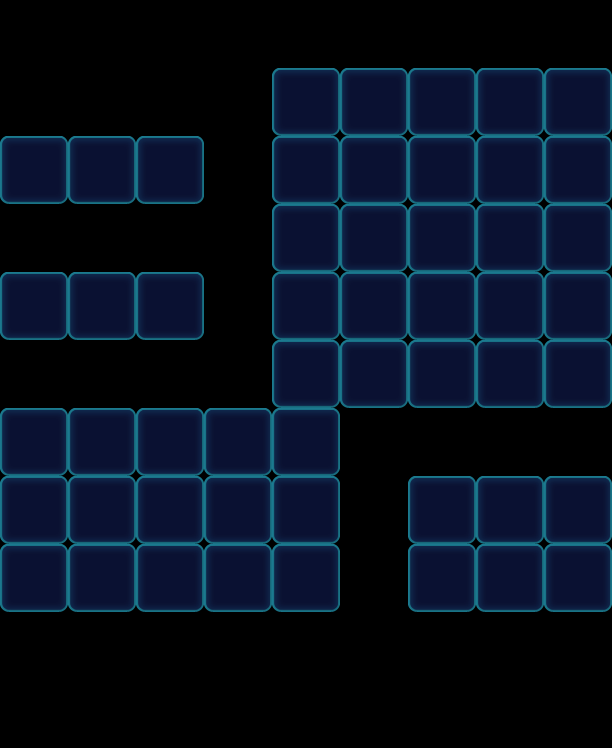

Tiled map render using the project's own tile images. Description and the map definition, with tile-layer contents summarised, below:
An orthogonal 9x11 tile map with 68x68 px tiles, 1 tile layer (Valid), 2 tilesets and 109 objects (52x Floor, 18x Factory_Normal, 15x Stone, 12x Monster, 12x Lock).

<map version="1.0" orientation="orthogonal" width="9" height="11" tilewidth="68" tileheight="68">
 <tileset firstgid="1" name="game_grid1" tilewidth="68" tileheight="68">
  <image source="game_grid1.png" width="68" height="68" />
 </tileset>
 <tileset firstgid="2" name="map" tilewidth="68" tileheight="68">
  <image source="map.png" width="1024" height="1024" />
 </tileset>
 <layer name="Valid" width="9" height="11">
  <data>[99 cells, 52 non-empty, 1 distinct tile ids]</data>
 </layer>
 <objectgroup name="BottomObj" width="9" height="11">
  <object type="Floor" gid="33" x="476" y="272">
   <properties>
    <property name="Layers" value="2" />
   </properties>
  </object>
  <object type="Floor" gid="33" x="272" y="340">
   <properties>
    <property name="Layers" value="2" />
   </properties>
  </object>
  <object type="Floor" gid="33" x="340" y="340">
   <properties>
    <property name="Layers" value="2" />
   </properties>
  </object>
  <object type="Floor" gid="33" x="340" y="272">
   <properties>
    <property name="Layers" value="2" />
   </properties>
  </object>
  <object type="Floor" gid="33" x="408" y="340">
   <properties>
    <property name="Layers" value="2" />
   </properties>
  </object>
  <object type="Floor" gid="33" x="272" y="272">
   <properties>
    <property name="Layers" value="2" />
   </properties>
  </object>
  <object type="Floor" gid="33" x="476" y="340">
   <properties>
    <property name="Layers" value="2" />
   </properties>
  </object>
  <object type="Floor" gid="33" x="544" y="340">
   <properties>
    <property name="Layers" value="2" />
   </properties>
  </object>
  <object type="Floor" gid="33" x="544" y="272">
   <properties>
    <property name="Layers" value="2" />
   </properties>
  </object>
  <object type="Floor" gid="33" x="340" y="408">
   <properties>
    <property name="Layers" value="2" />
   </properties>
  </object>
  <object type="Floor" gid="33" x="272" y="408">
   <properties>
    <property name="Layers" value="2" />
   </properties>
  </object>
  <object type="Floor" gid="33" x="408" y="272">
   <properties>
    <property name="Layers" value="2" />
   </properties>
  </object>
  <object type="Floor" gid="33" x="0" y="544">
   <properties>
    <property name="Layers" value="2" />
   </properties>
  </object>
  <object type="Floor" gid="33" x="0" y="612">
   <properties>
    <property name="Layers" value="2" />
   </properties>
  </object>
  <object type="Floor" gid="33" x="408" y="408">
   <properties>
    <property name="Layers" value="2" />
   </properties>
  </object>
  <object type="Floor" gid="33" x="68" y="612">
   <properties>
    <property name="Layers" value="2" />
   </properties>
  </object>
  <object type="Floor" gid="33" x="0" y="476">
   <properties>
    <property name="Layers" value="2" />
   </properties>
  </object>
  <object type="Floor" gid="33" x="544" y="408">
   <properties>
    <property name="Layers" value="2" />
   </properties>
  </object>
  <object type="Floor" gid="33" x="68" y="544">
   <properties>
    <property name="Layers" value="2" />
   </properties>
  </object>
  <object type="Floor" gid="33" x="68" y="476">
   <properties>
    <property name="Layers" value="2" />
   </properties>
  </object>
  <object type="Floor" gid="33" x="272" y="544">
   <properties>
    <property name="Layers" value="2" />
   </properties>
  </object>
  <object type="Floor" gid="33" x="476" y="408">
   <properties>
    <property name="Layers" value="2" />
   </properties>
  </object>
  <object type="Floor" gid="33" x="272" y="612">
   <properties>
    <property name="Layers" value="2" />
   </properties>
  </object>
  <object type="Floor" gid="33" x="272" y="476">
   <properties>
    <property name="Layers" value="2" />
   </properties>
  </object>
  <object type="Floor" gid="33" x="136" y="612">
   <properties>
    <property name="Layers" value="2" />
   </properties>
  </object>
  <object type="Floor" gid="33" x="204" y="476">
   <properties>
    <property name="Layers" value="2" />
   </properties>
  </object>
  <object type="Floor" gid="33" x="136" y="544">
   <properties>
    <property name="Layers" value="2" />
   </properties>
  </object>
  <object type="Floor" gid="33" x="204" y="612">
   <properties>
    <property name="Layers" value="2" />
   </properties>
  </object>
  <object type="Floor" gid="33" x="204" y="544">
   <properties>
    <property name="Layers" value="2" />
   </properties>
  </object>
  <object type="Floor" gid="33" x="136" y="476">
   <properties>
    <property name="Layers" value="2" />
   </properties>
  </object>
  <object type="Floor" gid="33" x="340" y="204">
   <properties>
    <property name="Layers" value="2" />
   </properties>
  </object>
  <object type="Floor" gid="33" x="544" y="204">
   <properties>
    <property name="Layers" value="2" />
   </properties>
  </object>
  <object type="Floor" gid="33" x="272" y="204">
   <properties>
    <property name="Layers" value="2" />
   </properties>
  </object>
  <object type="Floor" gid="33" x="476" y="204">
   <properties>
    <property name="Layers" value="2" />
   </properties>
  </object>
  <object type="Floor" gid="33" x="408" y="204">
   <properties>
    <property name="Layers" value="2" />
   </properties>
  </object>
  <object type="Floor" gid="33" x="340" y="136">
   <properties>
    <property name="Layers" value="2" />
   </properties>
  </object>
  <object type="Floor" gid="33" x="544" y="136">
   <properties>
    <property name="Layers" value="2" />
   </properties>
  </object>
  <object type="Floor" gid="33" x="272" y="136">
   <properties>
    <property name="Layers" value="2" />
   </properties>
  </object>
  <object type="Floor" gid="33" x="476" y="136">
   <properties>
    <property name="Layers" value="2" />
   </properties>
  </object>
  <object type="Floor" gid="33" x="408" y="136">
   <properties>
    <property name="Layers" value="2" />
   </properties>
  </object>
  <object name="6546" type="Floor" gid="32" x="0" y="204">
   <properties>
    <property name="Layers" value="1" />
   </properties>
  </object>
  <object name="6546" type="Floor" gid="32" x="68" y="204">
   <properties>
    <property name="Layers" value="1" />
   </properties>
  </object>
  <object name="6546" type="Floor" gid="32" x="136" y="204">
   <properties>
    <property name="Layers" value="1" />
   </properties>
  </object>
  <object name="6546" type="Floor" gid="32" x="0" y="340">
   <properties>
    <property name="Layers" value="1" />
   </properties>
  </object>
  <object name="6546" type="Floor" gid="32" x="68" y="340">
   <properties>
    <property name="Layers" value="1" />
   </properties>
  </object>
  <object name="6546" type="Floor" gid="32" x="136" y="340">
   <properties>
    <property name="Layers" value="1" />
   </properties>
  </object>
  <object name="6546" type="Floor" gid="32" x="408" y="544">
   <properties>
    <property name="Layers" value="1" />
   </properties>
  </object>
  <object name="6546" type="Floor" gid="32" x="476" y="544">
   <properties>
    <property name="Layers" value="1" />
   </properties>
  </object>
  <object name="6546" type="Floor" gid="32" x="544" y="544">
   <properties>
    <property name="Layers" value="1" />
   </properties>
  </object>
  <object name="6546" type="Floor" gid="32" x="544" y="612">
   <properties>
    <property name="Layers" value="1" />
   </properties>
  </object>
  <object name="6546" type="Floor" gid="32" x="476" y="612">
   <properties>
    <property name="Layers" value="1" />
   </properties>
  </object>
  </objectgroup>
 <objectgroup name="MiddleObj" width="9" height="11">
  <!-- 12 objects omitted --></objectgroup>
 <objectgroup color="#000000" name="TopObj" width="9" height="11">
  <!-- 45 objects omitted --></objectgroup>
</map>
<!-- 58 of 109 objects omitted -->
